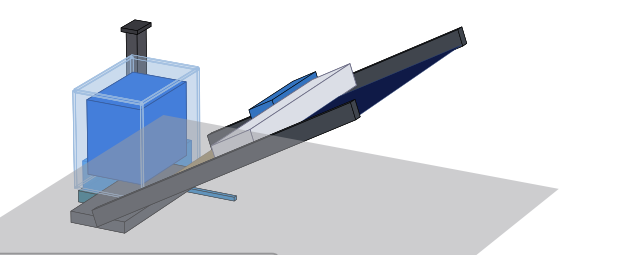
#> input picture exhibition/iso_scene.png, 629 x 255 px
$ python label_scene.py
#> lines starting #> are read from the running program, lines starting #| are printed output that depends on the picture
"""Label the integrated simulation scene (with the silica-gel dock tank) for poster Fig 1.

Base = iso_scene.png (cropped from integration shot_mid_clean — shows the translucent
silica-gel dock tank + chimney, the rail-guided robot, and the 24° PV panel). Upscaled 2x so
the callouts stay crisp. Output -> fig_system_labeled.png.
"""
from PIL import Image, ImageDraw, ImageFont

SRC, OUT = "iso_scene.png", "fig_system_labeled.png"
UP = 2
PADL, PADT, PADR, PADB = 110, 250, 120, 70
NAVY, GOLD, WHITE = (11, 42, 74), (244, 163, 0), (255, 255, 255)
F = ImageFont.truetype("C:/Windows/Fonts/arialbd.ttf", 42)

base = Image.open(SRC).convert("RGB")
#> base is the input picture: PIL image 629x255 RGB; mean R, G, B 213.5, 217.5, 224.2
base = base.resize((base.width*UP, base.height*UP), Image.LANCZOS)
#> base: PIL image 1258x510 RGB
bgpix = base.getpixel((base.width-4, 4))
#> bgpix = (255, 255, 255)
W = base.width + PADL + PADR
#> W = 1488
H = base.height + PADT + PADB
#> H = 830
canvas = Image.new("RGB", (W, H), WHITE)
#> canvas: PIL image 1488x830 RGB; every value is 255
canvas.paste(base, (PADL, PADT))
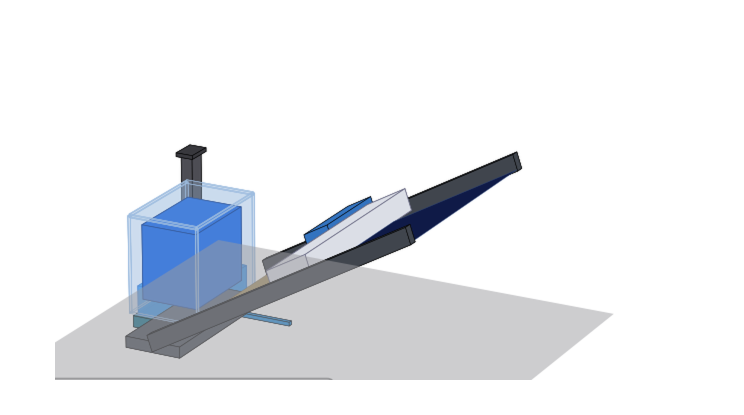
#> canvas: PIL image 1488x830 RGB (shown at 1/2 size); mean R, G, B 233.4, 235.5, 239
d = ImageDraw.Draw(canvas)

# (text, tip x, tip y  in ORIGINAL iso_scene px, box centre x, box centre y in PADDED px)
LABELS = [
    ("Solar-regenerated silica-gel dock\n(harvests + stores the water)", 130, 112, 360, 120),
    ("Rail-guided cleaning robot:\nspray bar + microfibre roller",        300,  88, 880,  85),
    ("PV panel (24° tilt)",                                           430,  60, 1300, 250),
    ("Guide rail (robot drives along it)",                                330, 150, 430, 800),
]

def tip(tx, ty):
    return (PADL + tx*UP, PADT + ty*UP)

for text, tx, ty, cx, cy in LABELS:                      # leaders first
    d.line([(cx, cy), tip(tx, ty)], fill=NAVY, width=6)
for text, tx, ty, cx, cy in LABELS:                      # tip dots
    x, y = tip(tx, ty); r = 11
    d.ellipse([x-r, y-r, x+r, y+r], fill=GOLD, outline=NAVY, width=3)
for text, tx, ty, cx, cy in LABELS:                      # boxes + text on top
    bb = d.multiline_textbbox((0, 0), text, font=F, align="center", spacing=6)
    w, h = bb[2]-bb[0], bb[3]-bb[1]
    px, py = 26, 18
    d.rounded_rectangle([cx-w/2-px, cy-h/2-py, cx+w/2+px, cy+h/2+py],
                        radius=16, fill=WHITE, outline=NAVY, width=5)
    d.multiline_text((cx, cy), text, font=F, fill=NAVY, anchor="mm",
                     align="center", spacing=6)
#> this loop made 4 passes
#> (bb, w, h) on passes 1 to 4: ((0, 7, 691, 89), 691, 82), ((0, 7, 597, 93), 597, 86), ((0, 7, 374, 48), 374, 41), ((0, 7, 673, 48), 673, 41)

canvas.save(OUT)
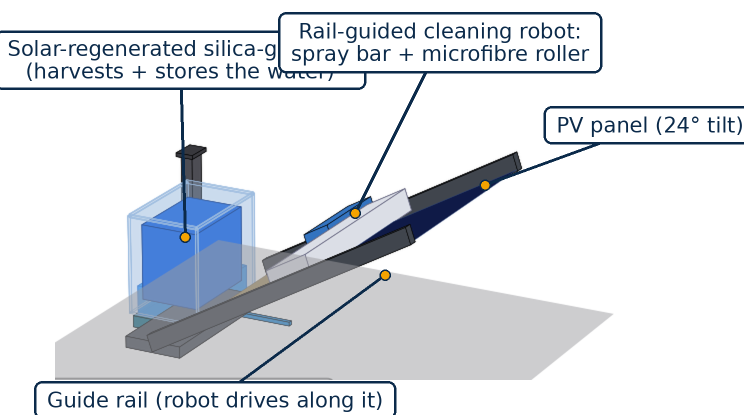
#> saved as fig_system_labeled.png: PIL image 1488x830 RGB (shown at 1/2 size); mean R, G, B 222.7, 226, 230.8
print("saved", OUT, canvas.size)
#| saved fig_system_labeled.png (1488, 830)
